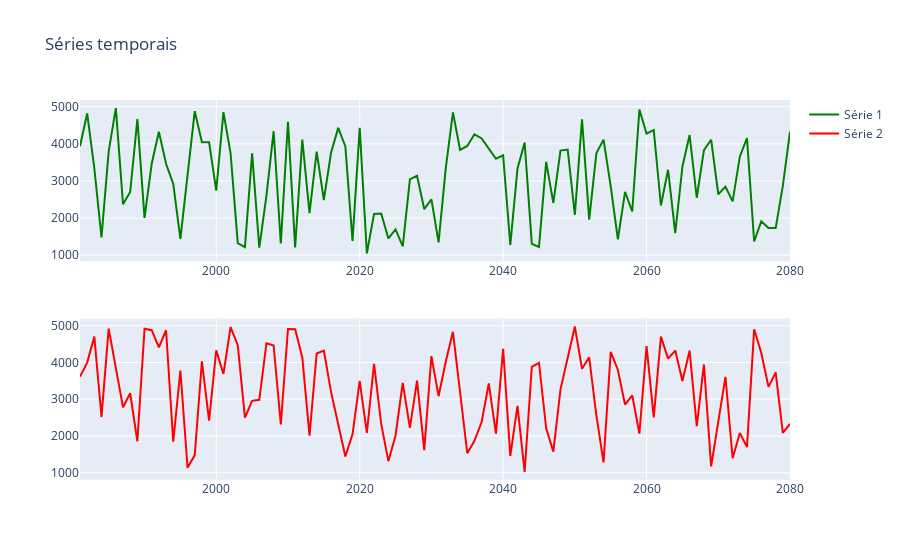

Source (notebook cell):
### Markdown cell above
# Criando Gráfico

### Code cell
fig = make_subplots(rows = 2, cols = 1)

fig.add_trace(go.Scatter(x = df.index,
                         y = df['A'],
                         mode = 'lines',
                         name = 'Série 1',
                         line = dict(color = 'green')
                        ), row = 1, col = 1)

fig.add_trace(go.Scatter(x = df.index,
                         y = df['B'],
                         mode = 'lines',
                         name = 'Série 2',
                         line = dict(color = 'red')
                        ), row = 2, col = 1)

fig.update_layout(title = 'Séries temporais')

fig.show()
